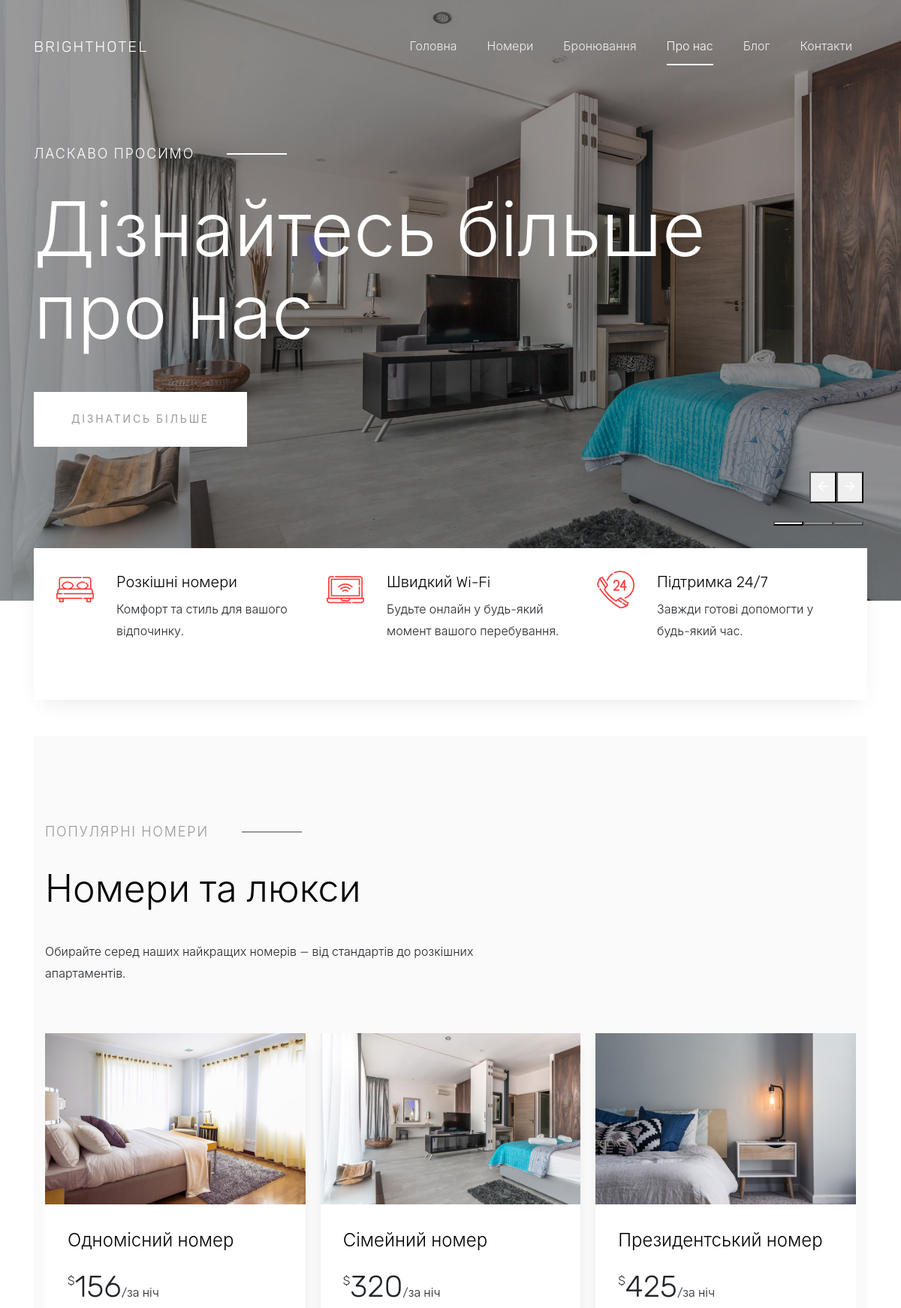
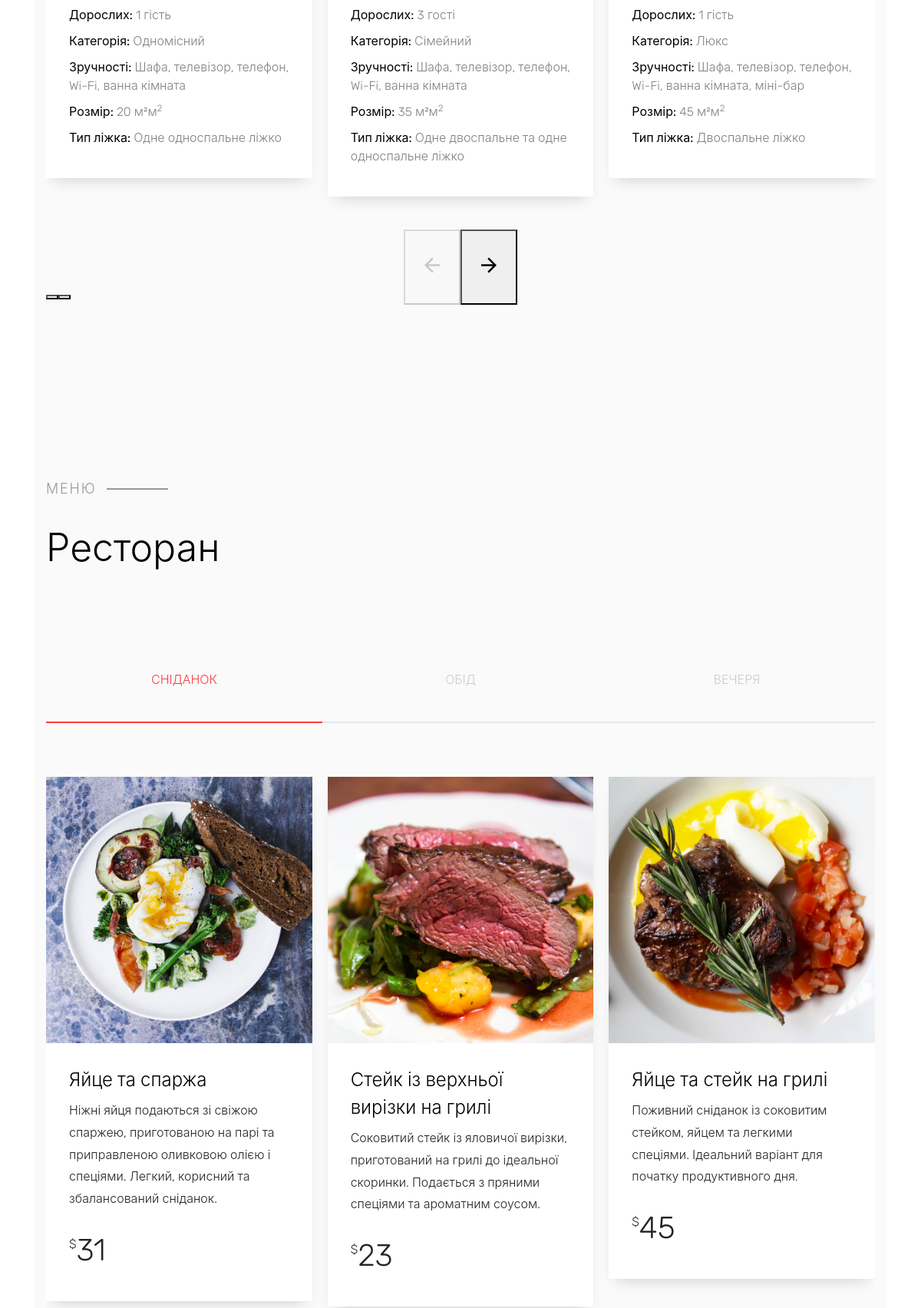
Page /about.php (upper part) on the committed database (2 pictures, top to bottom).
### tables this page shows
CREATE TABLE `rooms` (
  `Id` int NOT NULL,
  `Name` varchar(50) NOT NULL,
  `Price` decimal(18,0) DEFAULT NULL,
  `Contain` varchar(50) NOT NULL,
  `Categories` varchar(100) NOT NULL,
  `Facilities` varchar(200) NOT NULL,
  `Size` varchar(50) NOT NULL,
  `Bedtype` varchar(100) DEFAULT NULL,
  `images` varchar(50) DEFAULT NULL,
  `status` varchar(50) NOT NULL
);

CREATE TABLE `foods` (
  `Id` int NOT NULL,
  `Name` varchar(50) NOT NULL,
  `Description` varchar(200) NOT NULL,
  `Price` decimal(18,0) NOT NULL,
  `Categories` varchar(100) NOT NULL,
  `images` varchar(50) NOT NULL
);

### includes/rooms.php (the view)
<?php
    $query = "SELECT * FROM rooms ORDER BY id ASC";
    $result = mysqli_query($link, $query);
    if(mysqli_num_rows($result) > 0)
    {
        while($row = mysqli_fetch_array($result))
        {
        ?>
        <div class="item">
            <form method="post" action="rooms.php?action=add&Id=<?php echo $row["Id"]; ?>">
                <div class="block-34">
                <div class="image">
                    <a href="#"><img src="<?php echo $row["images"]; ?>" alt="Зображення номера"></a>
                </div>
                <div class="text">
                    <h2 class="heading"><?php echo $row["Name"]; ?></h2>
                    <div class="price"><sup>$</sup><span class="number"><?php echo $row["Price"]; ?></span><sub>/за ніч</sub></div>
                    <ul class="specs">
                    <li><strong>Дорослих:</strong> <?php echo $row["Contain"]; ?></li>
                    <li><strong>Категорія:</strong> <?php echo $row["Categories"]; ?></li>
                    <li><strong>Зручності:</strong> <?php echo $row["Facilities"]; ?></li>
                    <li><strong>Розмір:</strong> <?php echo $row["Size"]; ?>м<sup>2</sup></li>
                    <li><strong>Тип ліжка:</strong> <?php echo $row["Bedtype"]; ?></li>
                    </ul>
                </div>
                </div>
            </form>
        </div>
    <?php
        }
    }
?>

### includes/foods/breakfast.php
<?php
    $breakfast = "SELECT * FROM foods WHERE Categories = 'Breakfast' ORDER BY id ASC";
    $breakfastlist = mysqli_query($link, $breakfast);
    if(mysqli_num_rows($breakfastlist) > 0)
    {
        while($row = mysqli_fetch_array($breakfastlist))
        {
        ?>
            <div class="item">
                <form method="post" action="breakfast.php?action=add&Id=<?php echo $row["Id"]; ?>">
                    <div class="block-34">
                        <div class="image">
                            <a href="#"><img src="<?php echo $row["images"]; ?>" alt="Image placeholder"></a>
                        </div>
                        <div class="text">
                            <h2 class="heading"><?php echo $row["Name"]; ?></h2>
                            <p><?php echo $row["Description"]; ?></p>
                            <div class="price"><sup>$</sup><span class="number"><?php echo $row["Price"]; ?></span></div>
                        </div>
                    </div>
                </form>
            </div>
        <?php
        }
    }
?>

### rows in the picture
rooms: images (picture), Name "Одномісний номер", Price "156", Contain "1 гість", Categories "Одномісний", Facilities "Шафа, телевізор, телефон, Wi-Fi, ванна кімната", Size "20 м²", Bedtype "Одне односпальне ліжко"
rooms: images (picture), Name "Сімейний номер", Price "320", Contain "3 гості", Categories "Сімейний", Facilities "Шафа, телевізор, телефон, Wi-Fi, ванна кімната", Size "35 м²", Bedtype "Одне двоспальне та одне односпальне ліжко"
rooms: images (picture), Name "Президентський номер", Price "425", Contain "1 гість", Categories "Люкс", Facilities "Шафа, телевізор, телефон, Wi-Fi, ванна кімната, міні-бар", Size "45 м²", Bedtype "Двоспальне ліжко"
foods: images (picture), Name "Яйце та спаржа", Description "Ніжні яйця подаються зі свіжою спаржею, приготованою на парі та приправленою оливковою олією і спеціями. Легкий, корисний та збалансований сніданок.", Price "31"
foods: images (picture), Name "Стейк із верхньої вирізки на грилі", Description "Соковитий стейк із яловичої вирізки, приготований на грилі до ідеальної скоринки. Подається з пряними спеціями та ароматним соусом.", Price "23"
foods: images (picture), Name "Яйце та стейк на грилі", Description "Поживний сніданок із соковитим стейком, яйцем та легкими спеціями. Ідеальний варіант для початку продуктивного дня.", Price "45"
